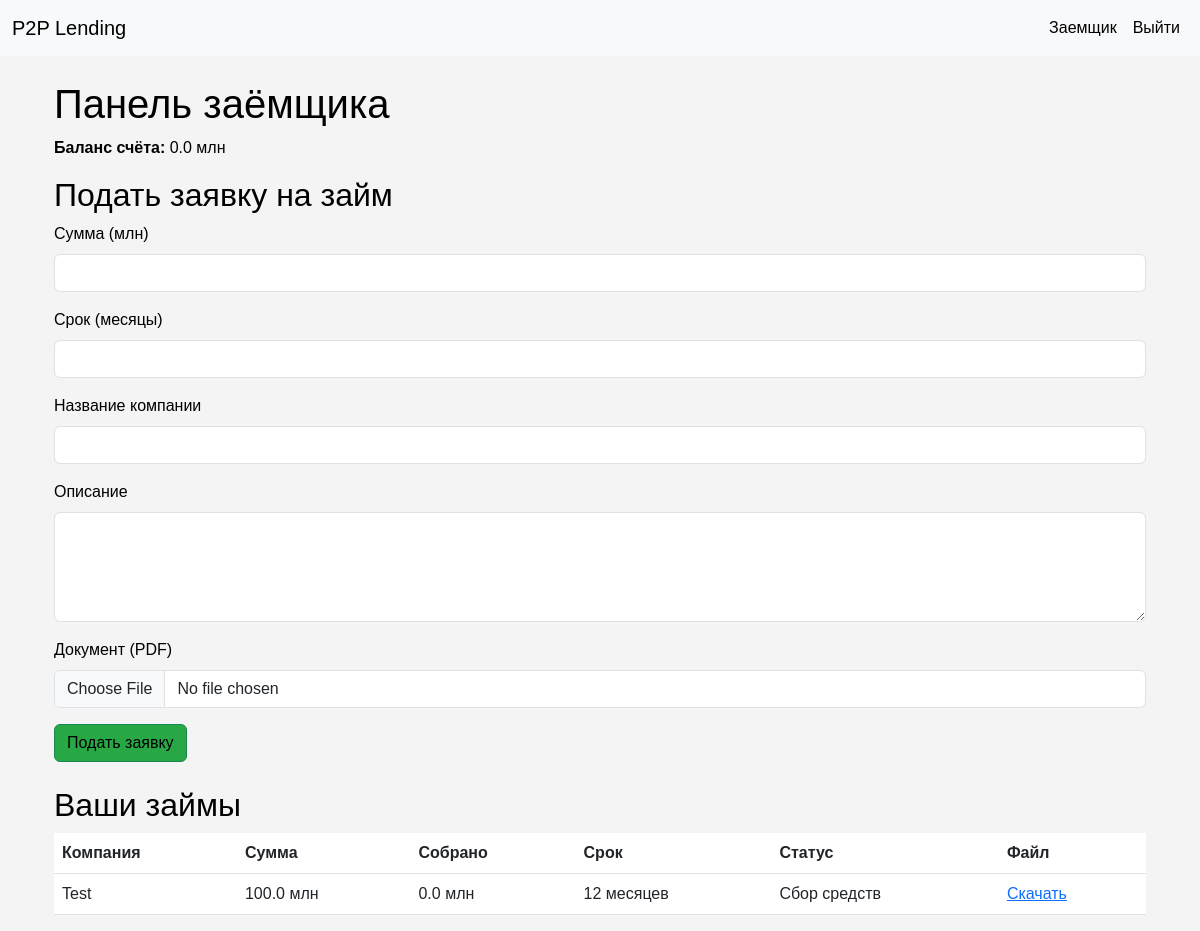
The page /borrower (signed in) on the database its author committed.
### tables this page shows
CREATE TABLE nominal_accounts (
                 user_id INTEGER PRIMARY KEY,
                 balance REAL DEFAULT 0.0,
                 FOREIGN KEY (user_id) REFERENCES users(id)
                 );

CREATE TABLE loans (
                 id INTEGER PRIMARY KEY AUTOINCREMENT,
                 user_id INTEGER,
                 amount REAL NOT NULL,
                 term INTEGER NOT NULL,
                 company_name TEXT NOT NULL,
                 description TEXT NOT NULL,
                 file_path TEXT,
                 status TEXT DEFAULT 'pending', issue_date TEXT, maturity_date TEXT, collateral TEXT,
                 FOREIGN KEY (user_id) REFERENCES users(id)
                 );

### app.py (the view)
@app.route('/borrower', methods=['GET', 'POST'])
@login_required
def borrower():
    if current_user.user_type != 'borrower':
        flash('Доступ только для заёмщиков.', 'error')
        return redirect(url_for('index'))
    loans = get_user_loans(current_user.id)
    balance = get_nominal_balance(current_user.id)
    return render_template('borrower.html', loans=loans, balance=balance)

### app.py (called while the page is built)
@login_manager.user_loader
def load_user(user_id):
    conn = sqlite3.connect('p2p_lending.db')
    c = conn.cursor()
    c.execute('SELECT id, email, user_type FROM users WHERE id = ?', (user_id,))
    user = c.fetchone()
    conn.close()
    if user:
        return User(user[0], user[1], user[2])
    return None

### database.py (called while the page is built)
def get_user_loans(user_id):
    conn = sqlite3.connect('p2p_lending.db')
    c = conn.cursor()
    c.execute('SELECT id, user_id, amount, term, company_name, description, file_path, status FROM loans WHERE user_id = ?', (user_id,))
    loans = c.fetchall()
    conn.close()
    result = []
    for loan in loans:
        invested = get_invested_amount(loan[0])
        result.append({
            'id': loan[0], 'user_id': loan[1], 'amount': loan[2], 'term': loan[3],
            'company_name': loan[4], 'description': loan[5], 'file_path': loan[6],
            'status': loan[7], 'invested_amount': invested
        })
    return result

def get_invested_amount(loan_id):
    conn = sqlite3.connect('p2p_lending.db')
    c = conn.cursor()
    c.execute('SELECT SUM(amount) FROM investments WHERE loan_id = ?', (loan_id,))
    total = c.fetchone()[0]
    conn.close()
    return total or 0.0

def get_nominal_balance(user_id):
    conn = sqlite3.connect('p2p_lending.db')
    c = conn.cursor()
    c.execute('SELECT balance FROM nominal_accounts WHERE user_id = ?', (user_id,))
    balance = c.fetchone()
    conn.close()
    return balance[0] if balance else 0.0

### templates/borrower.html
{% extends "base.html" %}
{% block content %}
<div class="container mt-4">
    <h1>Панель заёмщика</h1>
    <p><strong>Баланс счёта:</strong> {{ balance }} млн</p>
    <h2>Подать заявку на займ</h2>
    <form method="POST" action="{{ url_for('submit_loan') }}" enctype="multipart/form-data">
        <div class="mb-3">
            <label for="amount" class="form-label">Сумма (млн)</label>
            <input type="number" class="form-control" id="amount" name="amount" step="0.01" required>
        </div>
        <div class="mb-3">
            <label for="term" class="form-label">Срок (месяцы)</label>
            <input type="number" class="form-control" id="term" name="term" required>
        </div>
        <div class="mb-3">
            <label for="company_name" class="form-label">Название компании</label>
            <input type="text" class="form-control" id="company_name" name="company_name" required>
        </div>
        <div class="mb-3">
            <label for="description" class="form-label">Описание</label>
            <textarea class="form-control" id="description" name="description" rows="4" required></textarea>
        </div>
        <div class="mb-3">
            <label for="file" class="form-label">Документ (PDF)</label>
            <input type="file" class="form-control" id="file" name="file" accept=".pdf" required>
        </div>
        <button type="submit" class="btn btn-success">Подать заявку</button>
    </form>
    <h2 class="mt-4">Ваши займы</h2>
    <table class="table">
        <thead>
            <tr>
                <th>Компания</th>
                <th>Сумма</th>
                <th>Собрано</th>
                <th>Срок</th>
                <th>Статус</th>
                <th>Файл</th>
            </tr>
        </thead>
        <tbody>
            {% for loan in loans %}
            <tr>
                <td>{{ loan.company_name }}</td>
                <td>{{ loan.amount }} млн</td>
                <td>{{ loan.invested_amount }} млн</td>
                <td>{{ loan.term }} месяцев</td>
                <td>
                    {% if loan.status == 'pending' %}
                        На рассмотрении
                    {% elif loan.status == 'approved' %}
                        Одобрено
                        <a href="{{ url_for('investment_offer', loan_id=loan.id) }}" class="btn btn-success btn-sm">Просмотреть предложение</a>
                    {% elif loan.status == 'rejected' %}
                        Отклонено
                    {% elif loan.status == 'accepted' %}
                        Сбор средств
                    {% elif loan.status == 'issued' %}
                        Займ выдан
                    {% endif %}
                </td>
                <td>
                    {% if loan.file_path %}
                    <a href="{{ url_for('uploaded_file', filename=loan.file_path) }}">Скачать</a>
                    {% else %}
                    Нет файла
                    {% endif %}
                </td>
            </tr>
            {% endfor %}
        </tbody>
    </table>
</div>
{% endblock %}

### static/style.css (style rules this page uses)
body { font-family: Arial, sans-serif; background-color: #f4f4f4; color: #000000; }
.btn { color: #000000; }
.btn-success { background-color: #28a745; }

### rows shown on the page
nominal_accounts: balance "0.0"
loans: company_name "Test", amount "100.0", invested_amount "0.0", term "12", status "Сбор средств"
